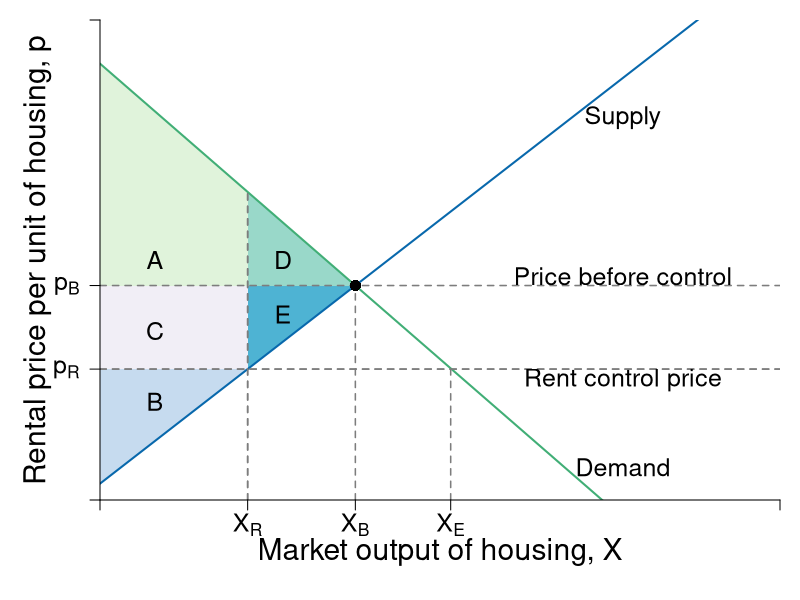

Recreate this plot in R.
require(shape)
pdf(file = "public_mechanism/landlord_rc.pdf", width = 9, height = 7)

# Set parameters for graphics
axislabelsize <- 1.8
labelsize <- 1.5
namesize <- 1.8
annotatesize <- 1.5
graphlinewidth <- 2
segmentlinewidth <- 1.5

COL <- c("#7fc97f", "#beaed4", "#fdc086", "#ffff99", "#386cb0", "#f0027f", "#bf5b17", "#666666")
COLA <- c("#e0f3db", "#99d8c9","#66c2a4","#41ae76", "#238b45", "#005824")
COLB <- c("#c6dbef", "#4eb3d3", "#2b8cbe", "#0868ac","#084081")
COLC <- c("#fcfbfd", "#efedf5", "#dadaeb", "#bcbddc", "#9e9ac8", "#807dba", "#6a51a3", "#54278f", "#3f007d")
grays <- gray.colors(25, start = 1, end = 0, alpha = 1)

par(mar =  c(5, 5, 1, 1))

Demand <- function(x, rmax = 20, xmax = 12, n = 8) {
  rmax - (rmax/(n*xmax))*x
}

mrsA <- function(x, rmax = 20, xmax = 10) {
  rmax - (rmax/xmax)*x
}

#uA <- function(x, y, rmax, rmax = 20, xmax = 10) {
#  y + rmax*x - (1/2)(rmax/xmax)*x^2
#}


Supply <- function(x, c1 = 0.75, c2 = 0.0465){
  c1 + 4*c2*x
}

xlims <- c(0, 130)
ylims <- c(0, 22)

npts <- 501 
x <- seq(xlims[1], xlims[2], length.out = npts)
y <- seq(ylims[1], ylims[2], length.out = npts) 
a <- c(46.08, 55, 64)
b <- c(46.08, 55, 64)

plot(0, 0, xlim = xlims, ylim = ylims, type = "n",
     xlab = expression(paste("")),
     ylab = expression(paste("")), 
     xaxt = "n", 
     yaxt = "n", 
     cex.lab = axislabelsize, 
     bty = "n",
     xaxs = "i", 
     yaxs = "i")


ticksy <- c(0, 6, 9.83, ylims[2])
ylabels <- c(NA, expression(paste(p[R])), expression(paste(p[B])), NA)
ticksx <- c(0, 28.226, 48.817, 48.817 +18.226, xlims[2])
xlabels <- c(NA, expression(paste(X[R])), expression(paste(X[B])), expression(paste(X[E])), NA)


npts <- 500 
xx1 <- seq(xlims[1], xlims[2], length.out = npts)

#Draw the polygon for landlord surplus
xpoly1 <- c(0, 28.226, 0, 0)
ypoly1 <- c(0.75, 6, 6, 0.75)
polygon(x = xpoly1, y = ypoly1, col=COLB[1], density=NULL, border = NA)

#Draw the polygon for renter surplus
xpoly2 <- c(0, 0, 28.226, 28.226)
ypoly2 <- c(6, 20, 14.1196, 6)
polygon(x = xpoly2, y = ypoly2, col=COLA[1], density=NULL, border = NA)

#Draw the polygon for renter loss
xpoly3 <- c(28.226, 28.226, 48.817)
ypoly3 <- c( 9.83, 14.1196, 9.83)
polygon(x = xpoly3, y = ypoly3, col=COLA[2], density=NULL, border = NA)

#Draw the polygon for LL loss
xpoly4 <- c(28.226, 28.226, 48.817)
ypoly4 <- c(6, 9.83, 9.83)
polygon(x = xpoly4, y = ypoly4, col=COLB[2], density=NULL, border = NA)

# CHANGE THIS COLOR

# Draw now renters surplus
xpoly5 <- c(0, 0, 28.226, 28.226)
ypoly5 <- c(9.83, 6, 6, 9.83)
polygon(x = xpoly5, y = ypoly5, col= "#f1eef6", density=NULL, border = NA)

#text(51, 5.5, expression(paste("Landlord Surplus Lost")), xpd = TRUE, cex = labelsize) 

#Segments
segments(0, 9.83, xlims[2], 9.83, lty = 2, grays[20] , lwd = segmentlinewidth)
segments(48.817, 0, 48.817, 9.83, lty = 2, col = grays[20] , lwd = segmentlinewidth)

segments(0, 6, xlims[2], 6, lty = 2, grays[20] , lwd = segmentlinewidth)
segments(28.226, 0, 28.226, 14.1196, lty = 2, grays[20] , lwd = segmentlinewidth)

#Lines for mrs graph
lines(xx1, Demand(xx1), col = COLA[4], lwd = graphlinewidth)
lines(xx1, Supply(xx1), col = COLB[4], lwd = graphlinewidth)

# Points
points(48.817, 9.83, pch = 16, col = "black", cex = 1.5)

segments(48.817 +18.226, 0, 48.817 +18.226, 6, lty = 2, col = grays[20] , lwd = segmentlinewidth)


segments(0, 6, xlims[2], 6, lty = 2, grays[20] , lwd = segmentlinewidth)
segments(28.226, 0, 28.226, 14.1196, lty = 2, grays[20] , lwd = segmentlinewidth)

#Label axes
mtext(expression(paste("Market output of housing, ", X)), side=1, line = 2.5, cex = axislabelsize)
text(-12, 0.5*ylims[2], expression(paste("Rental price per unit of housing, ", p)), xpd = TRUE, cex = axislabelsize, srt = 90) 
# 
# points(50, 10, pch = 16, col = "black", cex = 1.5)
# text(52, 10.5, expression(M))

#segments(4.11765, 6.17647, 5.88, 8.88, lty = 1, col = COL[2] , lwd = graphlinewidth)
text(100, 10.25, expression("Price before control"), cex = labelsize)
text(100, 5.5, expression(paste("Rent control price")), cex = labelsize)

# =======
# #Label axes
# mtext(expression(paste("Market output of the good, ", Q)), side=1, line = 2.5, cex = axislabelsize)
# text(-10, 0.5*ylims[2], expression(paste("Price per unit of Q, ", p[Q])), xpd = TRUE, cex = axislabelsize, srt = 90) 
# 
# 
# >>>>>>> 6e560906dce7363b8ef97368c653e613652a65a7


# Arrows
#Arrows(48.817, 13, 40, 11, col = "black", lty = 1, lwd = 2, arr.type = "triangle", arr.lwd = 0.5)
#Arrows(38, 6.5, 38, 8, col = "black", lty = 1, lwd = 2, arr.type = "triangle", arr.lwd = 0.5)

# Labels
# text(10.5, 5.5, expression(paste("Landlord's")), xpd = TRUE, cex = labelsize)
# text(10.5, 4.5, expression(paste("Surplus")), xpd = TRUE, cex = labelsize)
# text(10.5, 11.25, expression(paste("Renter's")), xpd = TRUE, cex = labelsize) 
# text(10.5, 10.25, expression(paste("Surplus")), xpd = TRUE, cex = labelsize)
# text(50, 13.5, expression(paste("Renter's Surplus Lost")), xpd = TRUE, cex = labelsize) 
# text(38, 5.5, expression(paste("Landlord")), xpd = TRUE, cex = labelsize) 
# text(38, 4.5, expression(paste("Surplus Lost")), xpd = TRUE, cex = labelsize) 
# 
# text(10.5, 9.25, expression(paste("Was LL's")), xpd = TRUE, cex = labelsize) 
# text(10.5, 8.5, expression(paste("Surplus")), xpd = TRUE, cex = labelsize)
# text(11, 7.5, expression(paste("Now Renter's")), xpd = TRUE, cex = labelsize) 
# text(10.5, 6.5, expression(paste("Surplus")), xpd = TRUE, cex = labelsize)

text(10.5, 11, expression(paste("A")), xpd = TRUE, cex = labelsize)
text(10.5, 4.5, expression(paste("B")), xpd = TRUE, cex = labelsize)
text(10.5, 7.75, expression(paste("C")), xpd = TRUE, cex = labelsize)
text(35, 11, expression(paste("D")), xpd = TRUE, cex = labelsize)
text(35, 8.5, expression(paste("E")), xpd = TRUE, cex = labelsize)


#text(100, 10.25, expression("Price, Before"), cex = labelsize)
#text(100, 5.5, expression(paste("Rent Control Price")), cex = labelsize)

text(100, 1.5, expression("Demand"), cex = labelsize)
text(100, 17.5, expression("Supply"), cex = labelsize)

axis(1, at = ticksx, pos = 0, labels = xlabels, cex.axis = labelsize)
axis(2, at = ticksy, pos = 0, labels = ylabels, las = 1, cex.axis = labelsize)


dev.off()
